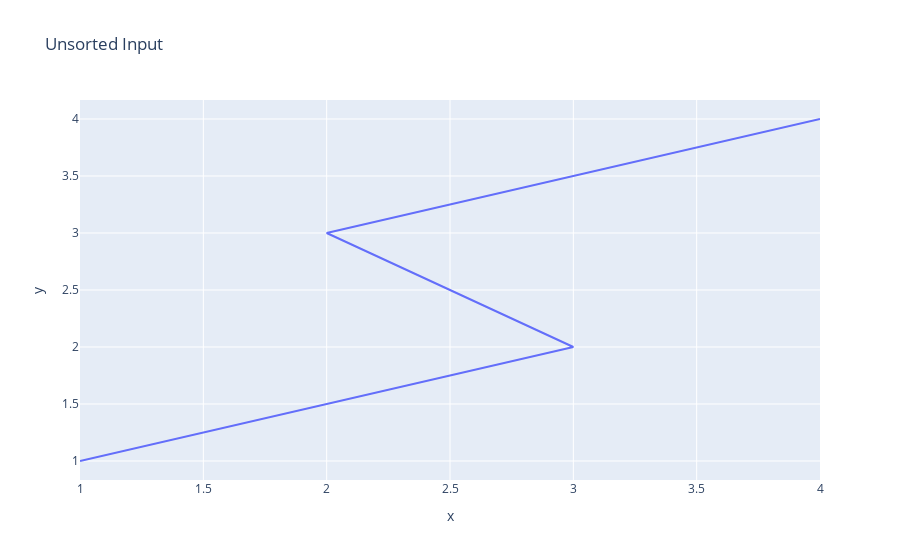
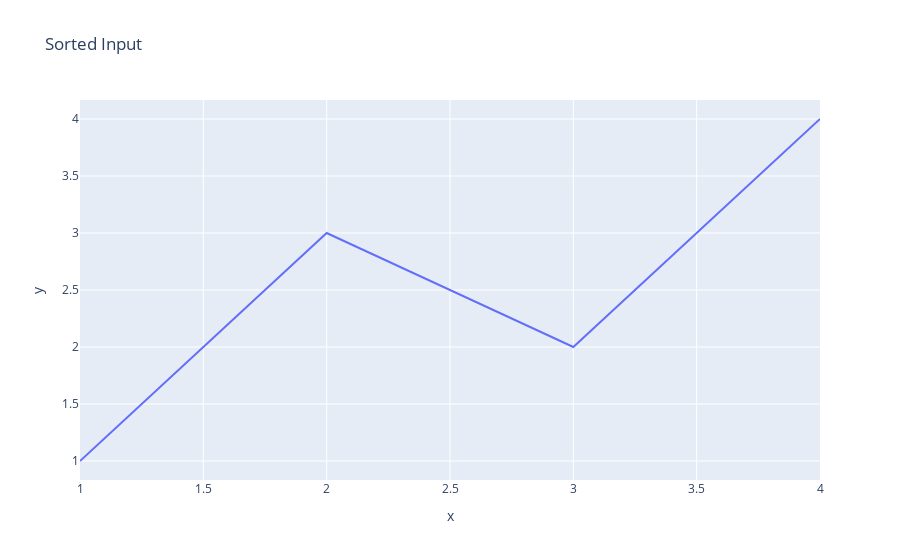

Write notebook code for charts like these, in order.
### Code cell
fig = px.line(
    data_frame=df,
    x="x",
    y="y",
    title="Unsorted Input"
)
fig.show()

df = df.sort_values(by="x")
fig = px.line(
    data_frame=df,
    x="x",
    y="y",
    title="Sorted Input"
)
fig.show()

### Figure 1 — Plotly figure (JSON) as saved in the notebook; plotly's stock layout.template omitted (floating-point values rounded to 4 significant figures)
{"data": [{"hovertemplate": "x=%{x}<br>y=%{y}<extra></extra>", "legendgroup": "", "line": {"color": "#636efa", "dash": "solid"}, "marker": {"symbol": "circle"}, "mode": "lines", "name": "", "orientation": "v", "showlegend": false, "type": "scatter", "x": [1, 3, 2, 4], "xaxis": "x", "y": [1, 2, 3, 4], "yaxis": "y"}], "layout": {"legend": {"tracegroupgap": 0}, "title": {"text": "Unsorted Input"}, "xaxis": {"anchor": "y", "domain": [0, 1], "title": {"text": "x"}}, "yaxis": {"anchor": "x", "domain": [0, 1], "title": {"text": "y"}}}}

### Figure 2 — Plotly figure (JSON) as saved in the notebook; plotly's stock layout.template omitted (floating-point values rounded to 4 significant figures)
{"data": [{"hovertemplate": "x=%{x}<br>y=%{y}<extra></extra>", "legendgroup": "", "line": {"color": "#636efa", "dash": "solid"}, "marker": {"symbol": "circle"}, "mode": "lines", "name": "", "orientation": "v", "showlegend": false, "type": "scatter", "x": [1, 2, 3, 4], "xaxis": "x", "y": [1, 3, 2, 4], "yaxis": "y"}], "layout": {"legend": {"tracegroupgap": 0}, "title": {"text": "Sorted Input"}, "xaxis": {"anchor": "y", "domain": [0, 1], "title": {"text": "x"}}, "yaxis": {"anchor": "x", "domain": [0, 1], "title": {"text": "y"}}}}
